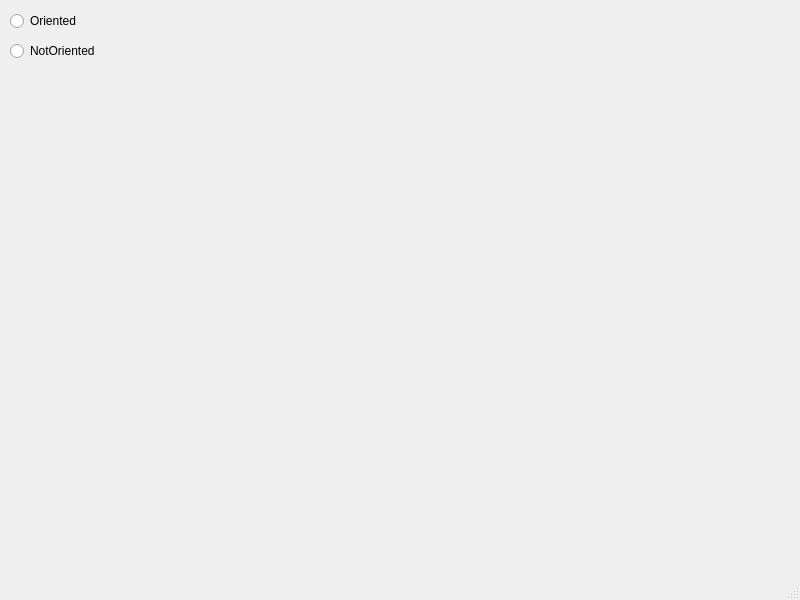
<?xml version="1.0" encoding="UTF-8"?>
<ui version="4.0">
 <class>MainWindow</class>
 <widget class="QMainWindow" name="MainWindow">
  <property name="geometry">
   <rect>
    <x>0</x>
    <y>0</y>
    <width>800</width>
    <height>600</height>
   </rect>
  </property>
  <property name="windowTitle">
   <string>MainWindow</string>
  </property>
  <widget class="QWidget" name="centralwidget">
   <widget class="QRadioButton" name="Oriented">
    <property name="geometry">
     <rect>
      <x>10</x>
      <y>10</y>
      <width>91</width>
      <height>22</height>
     </rect>
    </property>
    <property name="text">
     <string>Oriented</string>
    </property>
   </widget>
   <widget class="QRadioButton" name="NotOriented">
    <property name="geometry">
     <rect>
      <x>10</x>
      <y>40</y>
      <width>91</width>
      <height>22</height>
     </rect>
    </property>
    <property name="text">
     <string>NotOriented</string>
    </property>
   </widget>
  </widget>
  <widget class="QMenuBar" name="menubar">
   <property name="geometry">
    <rect>
     <x>0</x>
     <y>0</y>
     <width>800</width>
     <height>21</height>
    </rect>
   </property>
  </widget>
  <widget class="QStatusBar" name="statusbar"/>
 </widget>
 <resources/>
 <connections/>
</ui>
